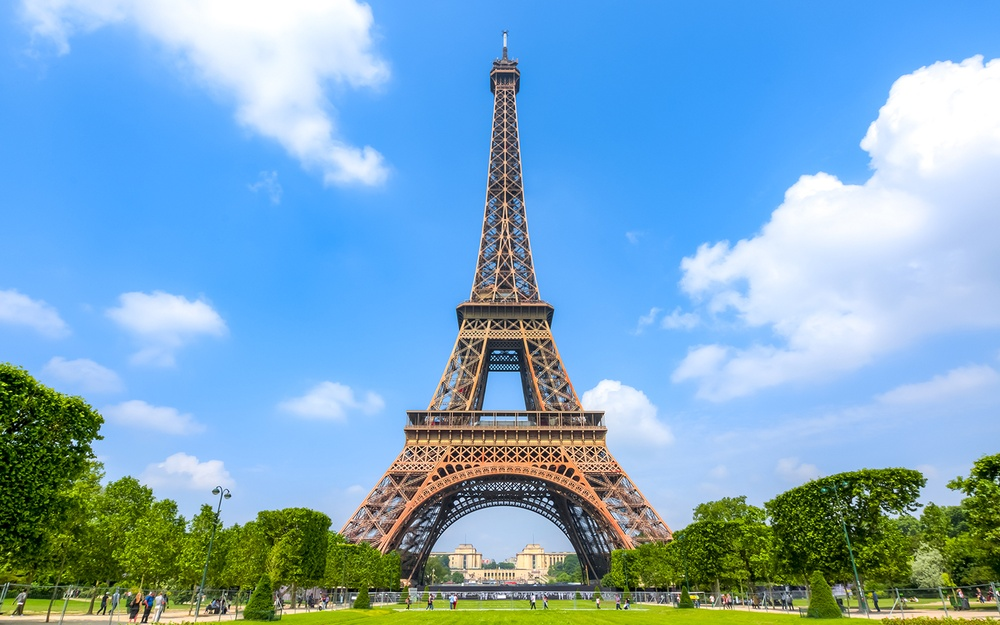
#> input picture ch06_siffdesc/eiffel.jpg, 1000 x 625 px, shrunk from 1600 x 1000 before the run
$ python siftfeaturedesc.py
#> lines starting #> are read from the running program, lines starting #| are printed output that depends on the picture
#
# Feature Matching 데모
#
# SIFT/SURF/ORB 특징검출과 기술자 생성
#

import cv2
import numpy as np
import time
import matplotlib.pyplot as plt


def detect_compute(img_gray, N = -1):

    start = time.time()  # 시작 시간 저장
    kps, descs = feature2d_extractor.detectAndCompute(img_gray, None)
    print("Time:", time.time() - start)  # 현재시각 - 시작시간 = 실행 시간

    print(f"num of keypoints: {len(kps)}")

    # 3. 갯수가 너무 많아서 강한것만 N 고름
    if N == -1:
        top_N_kps = kps
        top_N_descs = descs
    else:
        # Sort keypoints based on their response
        kps_sorted = sorted(kps, key=lambda x: x.response, reverse=True)
        top_N_kps = kps_sorted[:N]
        # Find corresponding descriptors and indices
        top_N_descs = [descs[kps.index(kp)] for kp in top_N_kps]

    if N != -1:
        for kp, desc in zip(top_N_kps, top_N_descs):
            print("Angle:", kp.angle)        # the major orientation in angles
            print("Class ID:", kp.class_id)  # internal parameter
            print("Octave:", kp.octave)
            print("Point:", kp.pt)           # (x, y) in original image coordinate
            print("Response:", kp.response)  # strength of response (DOG value)
            print("Size:", kp.size)          # scale in original image
            print("Desc:", desc)

    return top_N_kps, top_N_descs

if __name__ == "__main__":


    img_file  = 'eiffel.jpg' #'sunflowers.jpg'
    img_color = cv2.imread(img_file)
#> img_color is the input picture: shape (625, 1000, 3); mean B, G, R 197.6, 167.8, 123

    # rotation and scaling
    angle = 15 #45
    scale = 1.0 #0.75
    # Calculate rotation matrix
    height, width = img_color.shape[:2]
#> height = 625; width = 1000
    center = (width // 2, height // 2)
#> center = (500, 312)
    rotation_matrix = cv2.getRotationMatrix2D(center, angle, scale)
    img_rotated = cv2.warpAffine(img_color, rotation_matrix, (width, height))
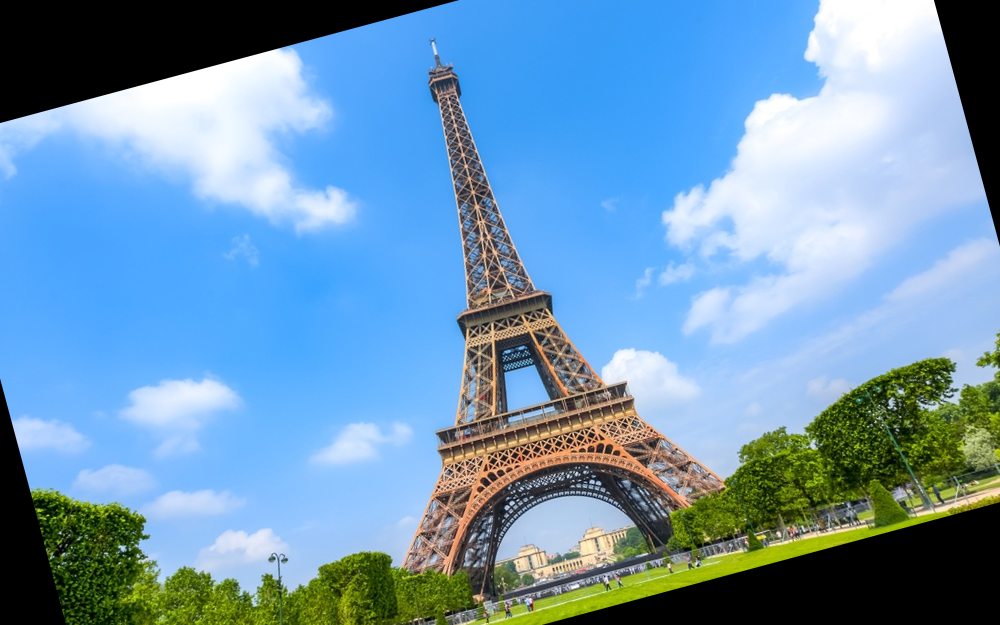
#> img_rotated: shape (625, 1000, 3); mean B, G, R 180.3, 150.7, 111


    for method in ["SIFT", "ORB","SURF"]:

        print("Using {}".format(method))

        if method == "SIFT": #  SIFT (not patent is expired
            feature2d_extractor = cv2.xfeatures2d.SIFT_create()
        elif method == "SURF": #  SURF, license issue
#> (the run stopped early here; a loop or call above may not have finished)

$ run again, with ch06_siffdesc/sunflowers.jpg copied over ch06_siffdesc/eiffel.jpg
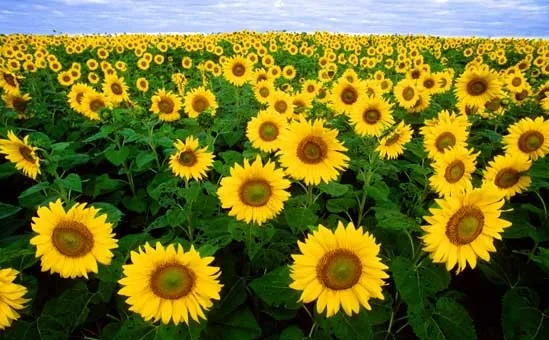
#> input picture ch06_siffdesc/sunflowers.jpg, 549 x 340 px
#> img_color is the input picture: shape (340, 549, 3); mean B, G, R 38.8, 114.2, 115.6
